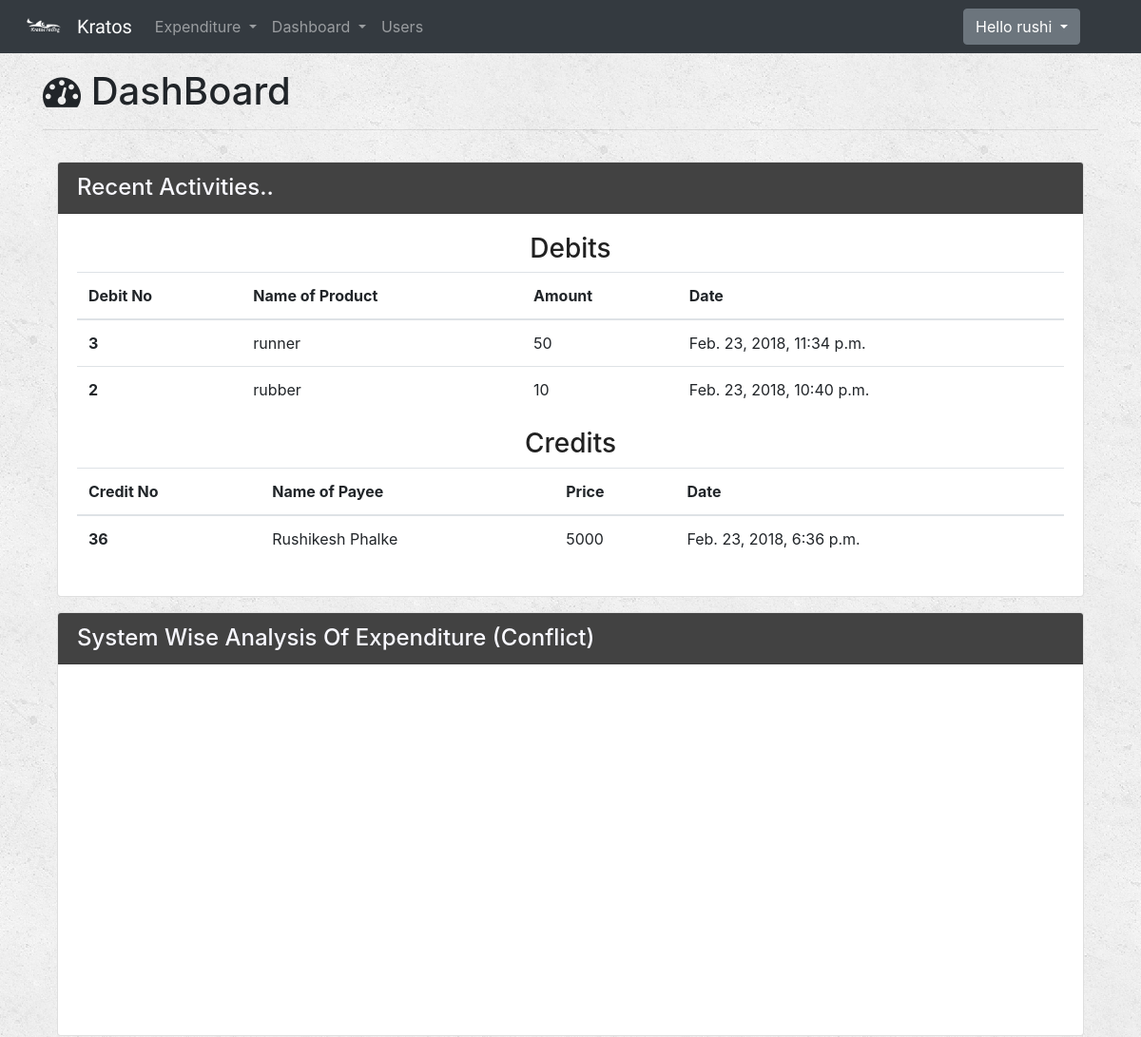
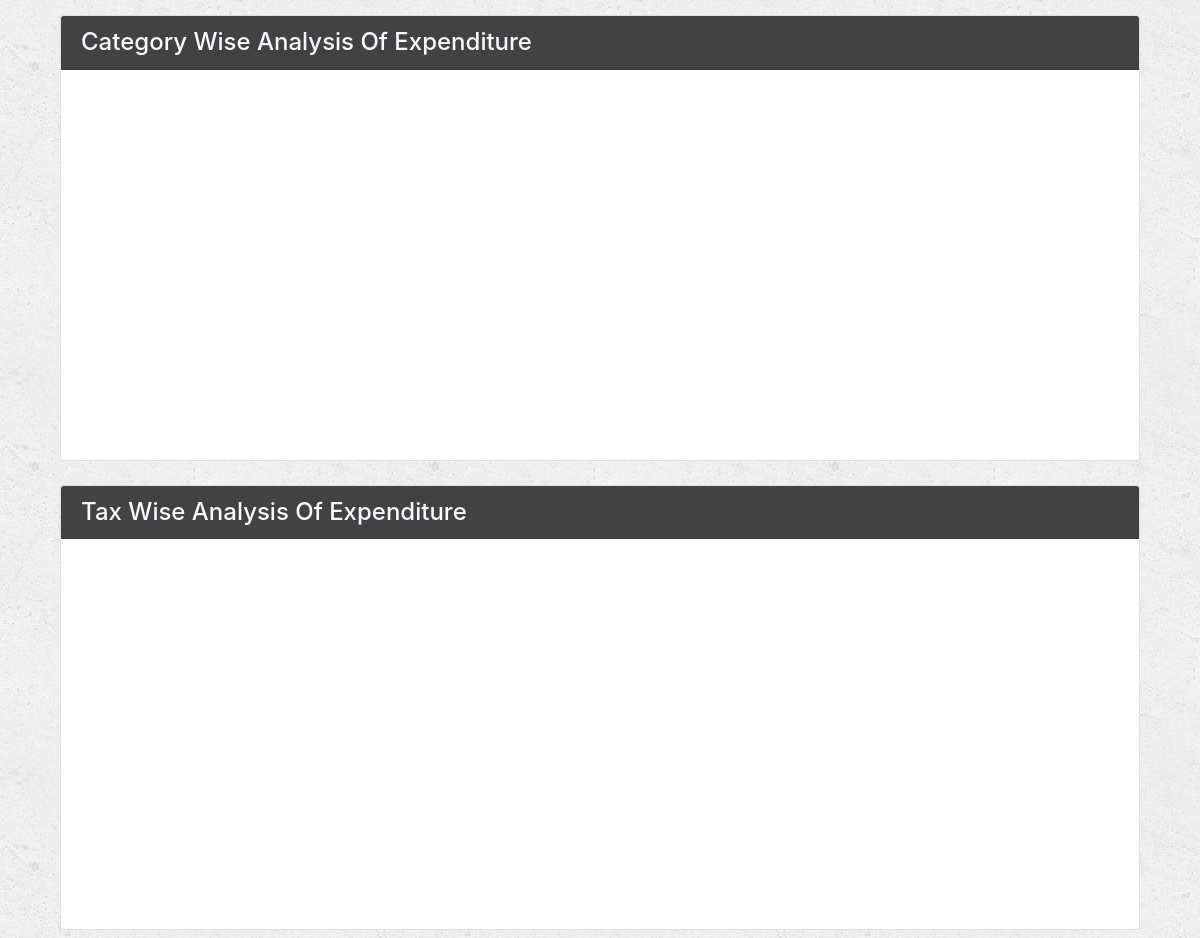
The app's page / (signed in) with its own data (2 pictures, top to bottom).
### Expenditure/models.py (models this page shows)
class Debits(models.Model):
    product_name=models.CharField(max_length=250)
    quantity=models.IntegerField(default=0)
    unit=models.CharField(max_length=10,choices=QUANT_CHOICES,default='NA')  #NA -> Not Applied
    price=models.IntegerField(default=0)
    tax=models.BooleanField()       #1-GST 0-Not GST
    system=models.ForeignKey(System,default=1)
    remarks=models.TextField(blank=True)
    category=models.ForeignKey(Category,default=1)
    user=models.ForeignKey(User, default=1)
    date_time=models.DateTimeField(default=datetime.now, blank=True)

class Credits(models.Model):
    name_of_payee=models.CharField(max_length=250)
    amount=models.IntegerField(default=0)
    description=models.TextField(blank=True)
    user = models.ForeignKey(User, default=1) #username who has added this entry
    date_time=models.DateTimeField(default=datetime.now, blank=True)        #system date and time

### Expenditure/views.py (the view)
# urls.py: url(r'^$', views.index,name='index'),
def index(request):
    if not request.user.is_authenticated():
        return render(request, 'Expenditure/login.html')
    else:
        d_objs = Debits.objects.filter(date_time__contains=date.today())
        todays_expenditure = 0
        for obj in d_objs:
            todays_expenditure = todays_expenditure + obj.price
        c_objs = Credits.objects.filter(date_time__contains=date.today())
        todays_credits = 0
        for obj in c_objs:
            todays_credits = todays_credits + obj.amount
        price_gst = 0
        price_non_gst = 0
        price_cat1, price_cat2, price_cat3, price_other = 0, 0, 0, 0
        d_objs = Debits.objects.all()
        for obj in d_objs:
            if obj.tax == True:
                price_gst = price_gst + obj.price
            else:
                price_non_gst = price_non_gst + obj.price
            if obj.category == "Cat1":
                price_cat1 += obj.price
            elif obj.category == "Cat2":
                price_cat2 += obj.price
            elif obj.category == "Cat3":
                price_cat3 += obj.price
            else:
                price_other += obj.price
        json_data = serializers.serialize("json", Balence.objects.all())
        debits_object = Debits.objects.order_by('-date_time')[:2]
        credits_object = Credits.objects.order_by('-date_time')[:2]
        context = {
            "json": json_data,
            "todays_expenditure": todays_expenditure,
            "todays_credits": todays_credits,
            "price_gst": price_gst,
            "price_non_gst": price_non_gst,
            "price_cat1": price_cat1,
            "price_cat2": price_cat2,
            "price_cat3": price_cat3,
            "price_other": price_other,
            "credits":credits_object,
            "debits":debits_object,
        }
        return render(request, 'Expenditure/Dashboard.html', context)

### Expenditure/templates/Expenditure/Dashboard.html (shortened to what this page needs)
{% extends 'Expenditure/base.html' %}
{% block body %}
{% load staticfiles %}
<div class="container" >
    <section>
        <div class="row">
            <div class="col-md-12 mt-3">
                <h1><i class="fa fa-tachometer" aria-hidden="true"></i>&nbsp;DashBoard</h1>
                <hr>
                <div class="container">
                    <div class="row">
                        <div class="col-md-4 ">
                        </div>
                        <div class="col-md-4">
                        </div>
                        <div class="col-md-4">
                        </div>
                    </div>
                    <div class="row">
                        <div class="col-md-12 mt-3">
                            <div class="card">
                                <h4 class="card-header header_chart">Recent Activities..</h4>
                                <div class="card-body">
                                    <div id="recent" >
                                        <div class="recent_hed">
                                            <h3>Debits</h3>
                                        </div>
                                        <table class="table">
                                            <thead class="thead-inverse">
                                            <tr>
                                                <th>Debit No</th>
                                                <th>Name of Product</th>
                                                <th>Amount</th>
                                                <th>Date</th>
                                            </tr>
                                            </thead>
                                            <tbody>
                                            {% for debit in debits%}
                                            <tr>
                                                <th scope="row">{{debit.id}}</th>
                                                <td>{{debit.product_name}}</td>
                                                <td>{{debit.price}}</td>
                                                <td>{{debit.date_time}}</td>
                                            </tr>
                                            {% endfor %}
                                            </tbody>
                                        </table>
                                        <div class="recent_hed">
                                            <h3>Credits</h3>
                                        </div>
                                        <table class="table">
                                            <thead class="thead-inverse">
                                            <tr>
                                                <th>Credit No</th>
                                                <th>Name of Payee</th>
                                                <th>Price</th>
                                                <th>Date</th>
                                            </tr>
                                            </thead>
                                            <tbody>
                                            {% for credit in credits%}
                                            <tr>
                                                <th scope="row">{{credit.id}}</th>
                                                <td>{{credit.name_of_payee}}</td>
                                                <td>{{credit.amount}}</td>
                                                <td>{{credit.date_time}}</td>
                                            </tr>
                                            {% endfor %}
                                            </tbody>
                                        </table>
                                    </div>
                                </div>
                            </div>
                        </div>
                        <div class="col-md-12 mt-3">
                            <div class="card">
                                <h4  class="card-header header_chart">System Wise Analysis Of Expenditure (Conflict)</h4>
                                <div class="card-body text-center">
                                    <div id="spiechart_3d" style="height: 350px;"></div>
                                </div>
                            </div>
                        </div>
                        <div class="col-md-12 mt-3 mb-2">
                            <div class="card">
                                <h4  class="card-header header_chart">Category Wise Analysis Of Expenditure</h4>
                                <div class="card-body text-center">
                                    <div id="cpiechart_3d" style="height: 350px;"></div>
                                </div>
                            </div>
                        </div>
                        <div class="col-md-12 mt-3 mb-2">
                            <div class="card">
                                <h4 class="card-header header_chart">Tax Wise Analysis Of Expenditure</h4>
                                <div class="card-body text-center">
                                    <div id="donutchart" style="height: 350px;"></div>
                                </div>
                            </div>
                        </div>
                    </div>
                </div>
            </div>
        </div>
    </section>
</div>
{% endblock %}

### Expenditure/templates/Expenditure/base.html (shortened to what this page needs)
<!DOCTYPE html>
<html lang="en">
<head>
    {% load staticfiles %}
    <link rel="stylesheet" href="https://maxcdn.bootstrapcdn.com/bootstrap/4.0.0-beta/css/bootstrap.min.css">
    <link rel="stylesheet" href="{% static 'font-awesome-4.7.0/css/font-awesome.min.css' %}">
    <link rel="stylesheet" type="text/css" href="{% static 'Expenditure/style.css' %}"/>
    <link href="http://cdn.phpoll.com/css/animate.css" rel="stylesheet">
    <link rel="stylesheet" href="https://cdnjs.cloudflare.com/ajax/libs/jqueryui/1.12.1/jquery-ui.css">
</head>
<body>
<nav class="navbar navbar-expand-lg navbar-dark bg-dark">
    <a class="navbar-brand" href="{% url 'Expenditure:index' %}">
    <img src="{%static 'logo.png'%}" width="60" height="30" class="d-inline-block align-top theme-white" alt="">
    Kratos
  </a>
  <div class="collapse navbar-collapse" id="navbarSupportedContent">
    <ul class="navbar-nav mr-auto">
      <li class="nav-item dropdown">
        <a class="nav-link dropdown-toggle theme-white"  id="id_expenditure_dropdown" data-toggle="dropdown" aria-haspopup="true" aria-expanded="false">
          Expenditure
        </a>
      </li>
      <li class="nav-item dropdown">
        <a class="nav-link dropdown-toggle theme-white" id="id_dashboard_dropdown" data-toggle="dropdown" aria-haspopup="true" aria-expanded="false">
          Dashboard
        </a>
      </li>
        <li class="nav-item">
            <a class="nav-link theme-white" href="{% url 'Expenditure:users' %}">
            Users
          </a>
        </li>
    </ul>
    <ul class="navbar-nav mr-5">
<div class="btn-group ">
  <button type="button" class="btn btn-secondary dropdown-toggle" data-toggle="dropdown" aria-haspopup="true" aria-expanded="false">
    Hello {{user.username}}
  </button>
</div>
    </ul>
  </div>
</nav>
{% block body %}
{% endblock %}
</body>
</html>

### Expenditure/static/Expenditure/style.css (style rules this page uses)
body { background: white url("images/background.png"); }
.navbar { border-radius: 0; }
.navbar-brand { font-family: 'Satisfy', cursive; }
.recent_hed { text-align:center; color:#212121; }
.header_chart { background-color: #424242; color:ghostwhite; }
ul { list-style-type: none; }

### records on screen
Debits: id "3", product_name "runner", price "50", date_time "Feb. 23, 2018, 11:34 p.m."
Debits: id "2", product_name "rubber", price "10", date_time "Feb. 23, 2018, 10:40 p.m."
Credits: id "36", name_of_payee "Rushikesh Phalke", amount "5000", date_time "Feb. 23, 2018, 6:36 p.m."

### other values on screen
{{ user.username }} "rushi"
